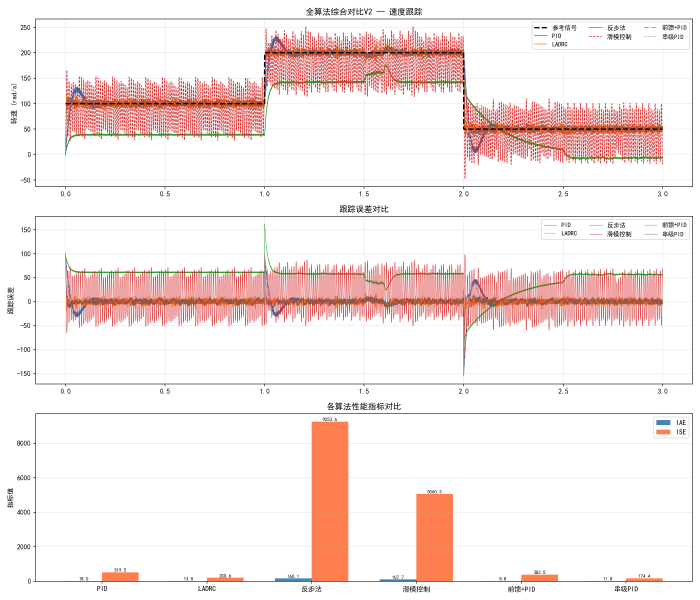
#> input picture 15_simulation/all_algorithms_comparison.png, 2100 x 1800 px (shown at 1/3 size)
$ python adaptive_threshold.py ../15_simulation/all_algorithms_comparison.png
#> lines starting #> are read from the running program, lines starting #| are printed output that depends on the picture; after the words box and inside, x2 and y2 are one past the last pixel; in counts of white or black regions, pixels touching at a corner belong together
#> further down, img is the input picture: shape (1800, 2100, 3); mean B, G, R 231.1, 233.1, 246.7
"""
自适应阈值模块 - 多种自适应二值化方法
=========================================
功能:
  - OpenCV 自适应阈值 (均值/高斯)
  - 大津法 (Otsu)
  - 局部大津法 (Sauvola)
  - Niblack 二值化
  - 自适应组合方法 (自动选择最佳)

适用场景:
  - 光照不均匀条件下的二值化
  - 文档/二维码识别前的预处理
  - 低对比度图像的分割

用法:
  at = AdaptiveThreshold()
  binary = at.auto_best(gray)
  binary = at.sauvola(gray, window_size=25, k=0.2)
"""

import cv2
import numpy as np


class AdaptiveThreshold:
    """自适应阈值处理器"""

    # ──────────────── OpenCV 自适应阈值 ────────────────
    @staticmethod
    def cv_adaptive_mean(gray: np.ndarray, block_size: int = 11, C: float = 2) -> np.ndarray:
        """OpenCV 自适应均值阈值"""
#> called with block_size = 11, C = 2
        return cv2.adaptiveThreshold(
            gray, 255, cv2.ADAPTIVE_THRESH_MEAN_C,
            cv2.THRESH_BINARY, block_size, C
        )
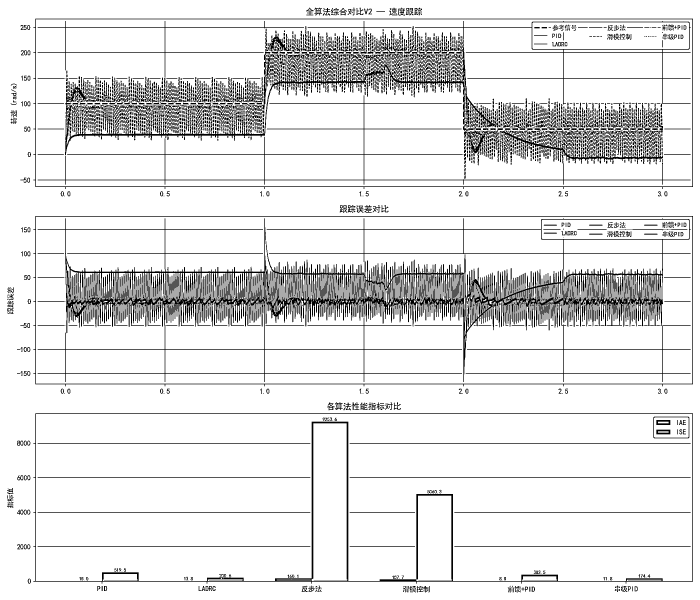
#> returned value: shape (1800, 2100) (shown at 1/3 size); 89.1% white; 3069 black regions (1173 under 20 px), largest, box (x1, y1, x2, y2) and area: (113, 655, 2072, 1146) 157917, (195, 63, 2072, 465) 35593, (100, 1240, 2079, 1751) 22616

    @staticmethod
    def cv_adaptive_gaussian(gray: np.ndarray, block_size: int = 11, C: float = 2) -> np.ndarray:
        """OpenCV 自适应高斯阈值"""
#> called with block_size = 11, C = 2
        return cv2.adaptiveThreshold(
            gray, 255, cv2.ADAPTIVE_THRESH_GAUSSIAN_C,
            cv2.THRESH_BINARY, block_size, C
        )
#> returned value: shape (1800, 2100); 89.3% white; black in thin lines or dots

    # ──────────────── Otsu ────────────────
    @staticmethod
    def otsu(gray: np.ndarray, blur_size: int = 5) -> np.ndarray:
        """
        大津法全局阈值, 自动选择最佳阈值。
        适合双峰分布的直方图。
        """
#> called with blur_size = 5
        if blur_size > 0:
            gray = cv2.GaussianBlur(gray, (blur_size, blur_size), 0)
        _, binary = cv2.threshold(gray, 0, 255, cv2.THRESH_BINARY + cv2.THRESH_OTSU)
#> binary: shape (1800, 2100); 84% white; 679 black regions (84 under 20 px), largest, box (x1, y1, x2, y2) and area: (195, 671, 1989, 1129) 203229, (195, 79, 1989, 495) 195680, (100, 1239, 2080, 1751) 110161
        return binary

    # [7 lines left out: function otsu_inv, not called in this run]

    # ──────────────── Niblack ────────────────
    @staticmethod
    def niblack(gray: np.ndarray, window_size: int = 15, k: float = -0.2) -> np.ndarray:
        """
        Niblack 二值化:
        T(x,y) = mean + k * std
        k 通常取 -0.2 ~ -0.1 (负值使阈值低于均值)
        """
#> called with window_size = 15, k = -0.2
        img = gray.astype(np.float64)
#> img: shape (1800, 2100) float64
        mean = cv2.blur(img, (window_size, window_size))
        sq_mean = cv2.blur(img ** 2, (window_size, window_size))
        std = np.sqrt(np.maximum(sq_mean - mean ** 2, 0))
        threshold = mean + k * std
        binary = np.where(img >= threshold, 255, 0).astype(np.uint8)
#> binary: shape (1800, 2100); 89.5% white; 3708 black regions (1632 under 20 px), largest, box (x1, y1, x2, y2) and area: (195, 657, 2070, 1144) 134412, (100, 1240, 2079, 1751) 34445, (195, 181, 1396, 465) 21502
        return binary

    # ──────────────── Sauvola ────────────────
    @staticmethod
    def sauvola(gray: np.ndarray, window_size: int = 25, k: float = 0.2, R: float = 128) -> np.ndarray:
        """
        Sauvola 二值化 (Niblack 改进版):
        T(x,y) = mean * (1 + k * (std / R - 1))
        R: 标准差的动态范围, 通常取128
        k: 通常取 0.1 ~ 0.5
        对光照不均匀场景效果好。
        """
#> called with window_size = 25, k = 0.2, R = 128
        img = gray.astype(np.float64)
        mean = cv2.blur(img, (window_size, window_size))
        sq_mean = cv2.blur(img ** 2, (window_size, window_size))
        std = np.sqrt(np.maximum(sq_mean - mean ** 2, 0))
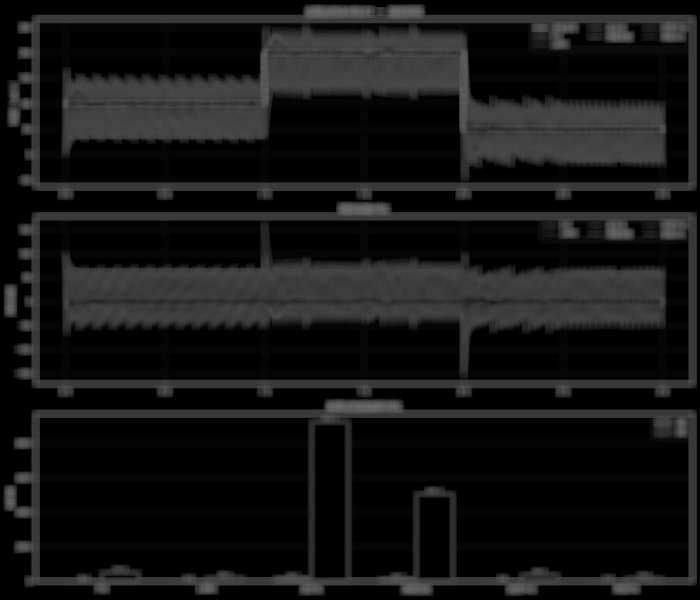
#> std: shape (1800, 2100) float64 (shown at 1/3 size); min 0, max 107.5, mean 21.5
        threshold = mean * (1.0 + k * (std / R - 1.0))
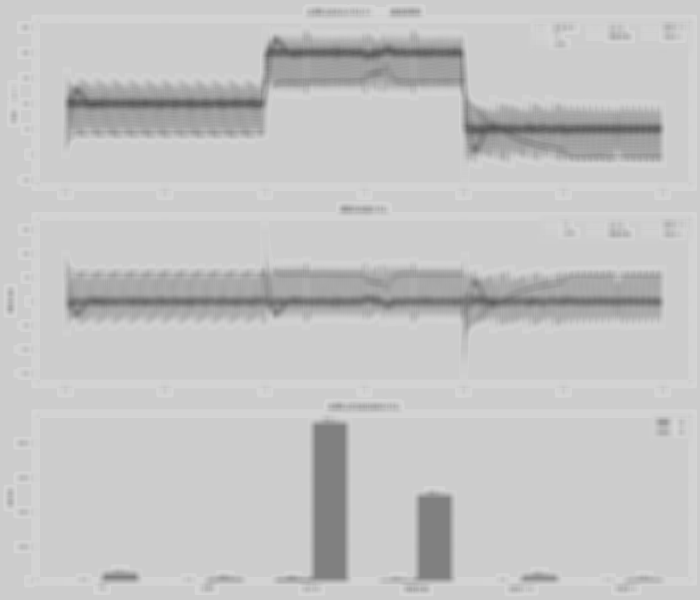
#> threshold: shape (1800, 2100) float64 (shown at 1/3 size); min 84.07, max 214.7, mean 196.5
        binary = np.where(img >= threshold, 255, 0).astype(np.uint8)
#> binary: shape (1800, 2100); 91.3% white; 3371 black regions (1641 under 20 px), largest, box (x1, y1, x2, y2) and area: (195, 671, 1989, 1129) 120770, (195, 109, 1494, 465) 25159, (100, 1240, 2079, 1751) 22770
        return binary

    # ──────────────── 局部Otsu ────────────────
    # [22 lines left out: function local_otsu, not called in this run]

    # ──────────────── 渐变阈值 ────────────────
    @staticmethod
    def gradient_threshold(gray: np.ndarray, direction: str = 'horizontal') -> np.ndarray:
        """
        渐变阈值: 适用于光照沿某方向渐变的场景。
        direction: 'horizontal' | 'vertical'
        """
#> called with direction = 'horizontal'
        h, w = gray.shape[:2]
#> h = 1800; w = 2100
        # 计算局部均值作为基准
        local_mean = cv2.blur(gray.astype(np.float64), (51, 51))
        diff = gray.astype(np.float64) - local_mean
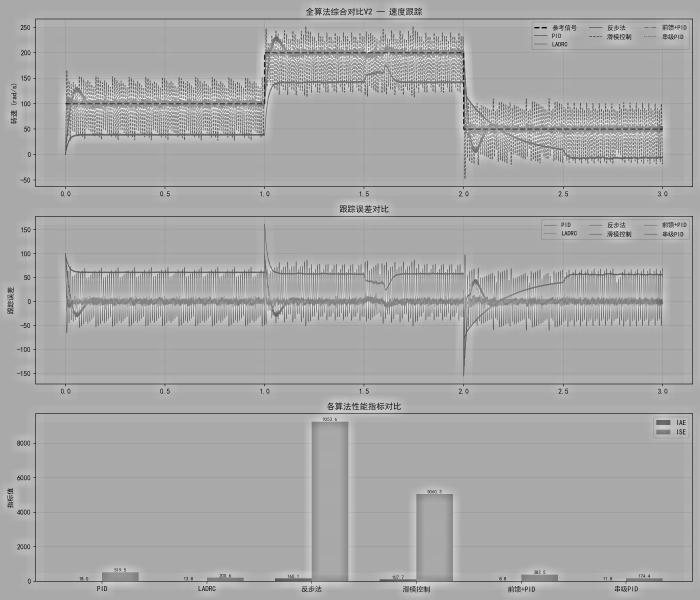
#> diff: shape (1800, 2100) float64 (shown at 1/3 size); min -247.3, max 125.8, mean 0; drawn with min black and max white
        binary = np.where(diff >= 0, 255, 0).astype(np.uint8)
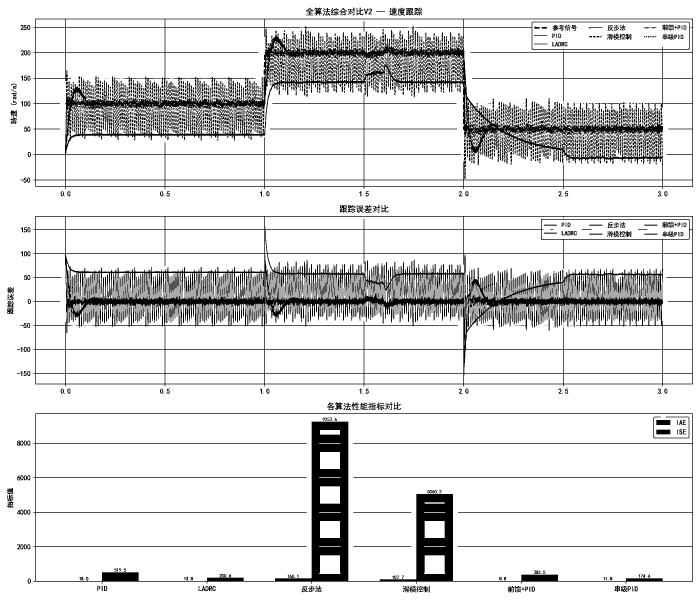
#> binary: shape (1800, 2100) (shown at 1/3 size); 87% white; 2629 black regions (1142 under 20 px), largest, box (x1, y1, x2, y2) and area: (100, 648, 2079, 1159) 179351, (100, 56, 2079, 567) 125980, (100, 1240, 2079, 1751) 92403
        return binary

    # ──────────────── 自动选择最佳 ────────────────
    @staticmethod
    def auto_best(gray: np.ndarray) -> np.ndarray:
        """
        自动选择最佳二值化方法。
        基于图像的直方图分布和局部方差来决策。
        """
        # 计算直方图双峰性
        hist = cv2.calcHist([gray], [0], None, [256], [0, 256]).flatten()
#> hist = 256 values, max 3138599 at index 255, min 44 at index 50, mean 14765.6
        hist_norm = hist / hist.sum()
#> hist_norm = 256 values, max 0.83 at index 255, min 1.16e-05 at index 50, mean 0.00391

        # 计算局部方差均值 (反映光照均匀性)
        mean_img = cv2.blur(gray.astype(np.float64), (31, 31))
        sq_mean = cv2.blur(gray.astype(np.float64) ** 2, (31, 31))
        local_var = np.sqrt(np.maximum(sq_mean - mean_img ** 2, 0))
        avg_local_var = local_var.mean()
#> avg_local_var = 22.9

        # 全局方差
        global_var = gray.astype(np.float64).std()
#> global_var = 47.48

        # 判断: 光照均匀 + 双峰分布 -> Otsu
        var_ratio = avg_local_var / max(global_var, 1)
#> var_ratio = 0.482
        if var_ratio < 0.8:
            # 光照较均匀 -> Otsu
            return AdaptiveThreshold.otsu(gray)
        else:
            # 光照不均匀 -> Sauvola
            return AdaptiveThreshold.sauvola(gray)

    # ──────────────── 所有方法对比 ────────────────
    @staticmethod
    def compare_all(gray: np.ndarray) -> dict:
        """返回所有方法的结果字典, 方便对比。"""
        at = AdaptiveThreshold()
        return {
            'AdaptiveMean': at.cv_adaptive_mean(gray),
            'AdaptiveGauss': at.cv_adaptive_gaussian(gray),
            'Otsu': at.otsu(gray),
            'Niblack': at.niblack(gray),
            'Sauvola': at.sauvola(gray),
            'Gradient': at.gradient_threshold(gray),
            'AutoBest': at.auto_best(gray),
        }


# ──────────────── Demo ────────────────
if __name__ == '__main__':
    import sys

    img_path = sys.argv[1] if len(sys.argv) > 1 else 'test.jpg'
    img = cv2.imread(img_path)
    if img is None:
        print(f"无法读取图像: {img_path}")
        sys.exit(1)

    gray = cv2.cvtColor(img, cv2.COLOR_BGR2GRAY)
    at = AdaptiveThreshold()
    results = at.compare_all(gray)
#> results = 7 items

    h, w = gray.shape[:2]
    thumb_w, thumb_h = 320, int(320 * h / w)

    panels = []
    for name, binary in results.items():
        thumb = cv2.resize(binary, (thumb_w, thumb_h))
        cv2.putText(thumb, name, (5, 25), cv2.FONT_HERSHEY_SIMPLEX, 0.6, (0, 255, 0), 2)
        panels.append(thumb)
#> this loop made 7 passes
#> name on passes 1 to 7: 'AdaptiveMean', 'AdaptiveGauss', 'Otsu', 'Niblack', 'Sauvola', 'Gradient', 'AutoBest'
#> pass 1, `thumb = cv2.resize(binary, (thumb_w, thumb_h))`:
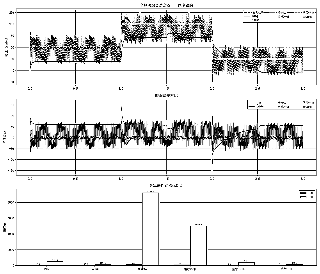
#> thumb: shape (274, 320); min 0, max 255, mean 226.1
#> after the loop, panels = 7 items

    # 拼接: 每行3个
    rows = []
    for i in range(0, len(panels), 3):
        row_panels = panels[i:i + 3]
        while len(row_panels) < 3:
            row_panels.append(np.zeros((thumb_h, thumb_w), dtype=np.uint8))
        rows.append(np.hstack(row_panels))
#> this loop made 3 passes
#> i on passes 2 to 3: 3, 6
#> after the loop, rows = 3 items
    grid = np.vstack(rows)
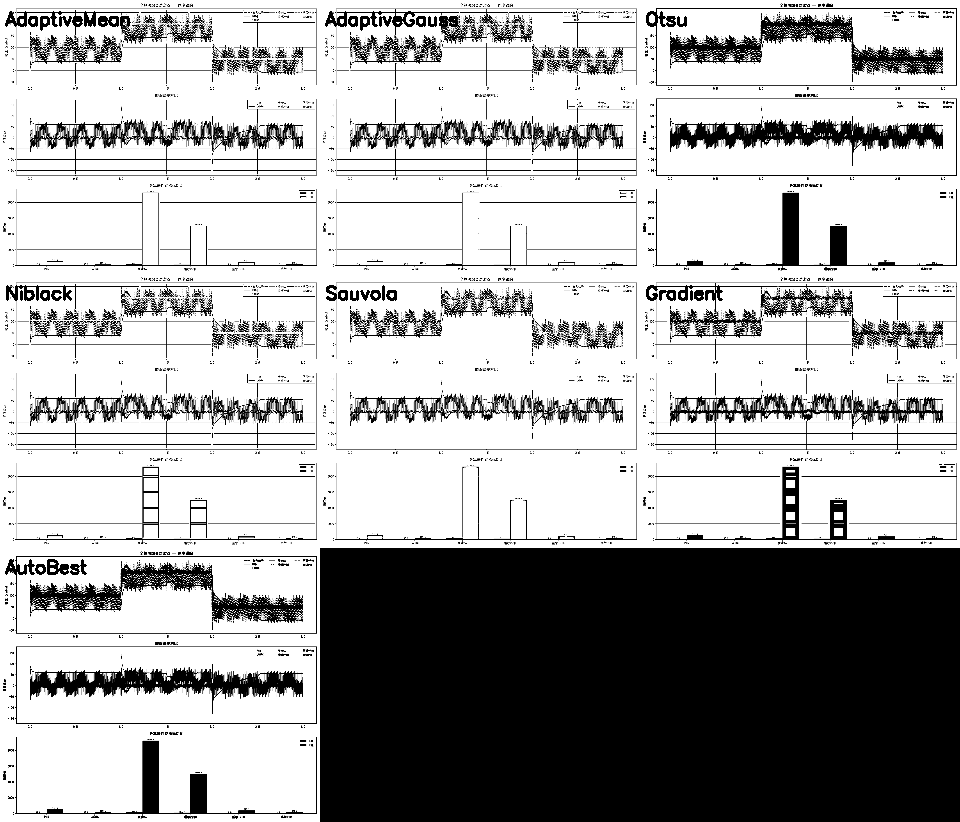
#> grid: shape (822, 960); min 0, max 255, mean 171.8
    cv2.imshow('Adaptive Threshold Compare', grid)
    cv2.waitKey(0)
    cv2.destroyAllWindows()

$ run again, on 15_simulation/battery_model_simulation.png
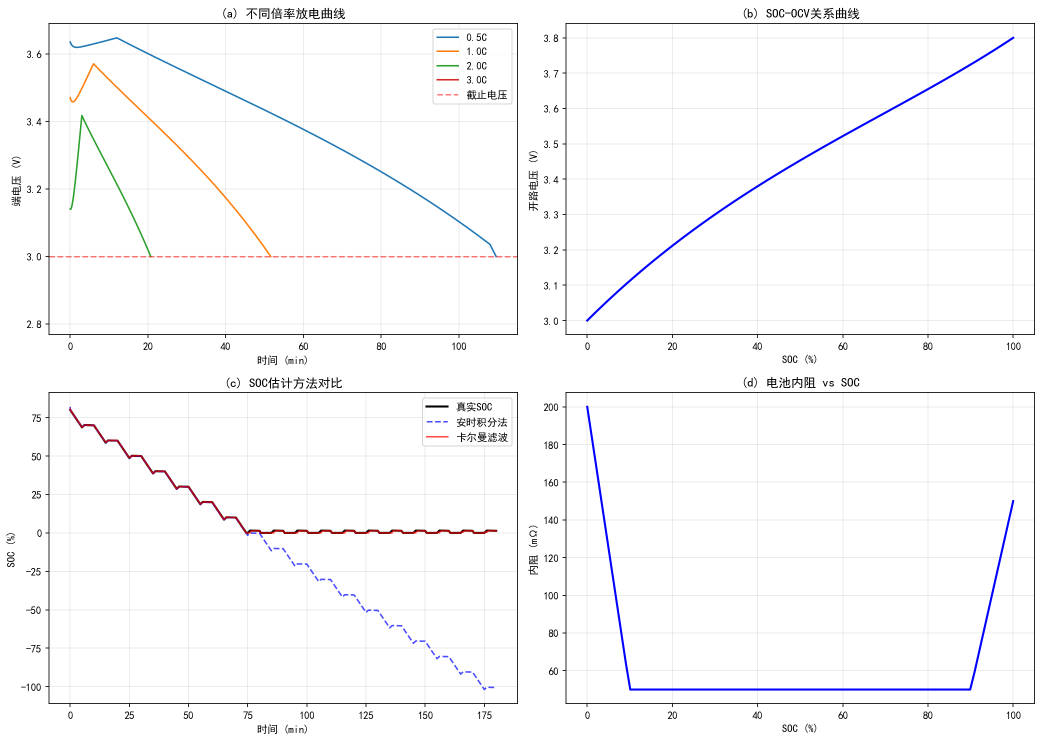
#> input picture 15_simulation/battery_model_simulation.png, 2083 x 1483 px (shown at 1/2 size)
#> img is the input picture: shape (1483, 2083, 3); mean B, G, R 250.4, 249.4, 249.7
#> in cv_adaptive_mean, `return cv2.adaptiveThreshold( gray, 255, cv2.ADAPTIVE_THRESH_MEAN_C, c..`:
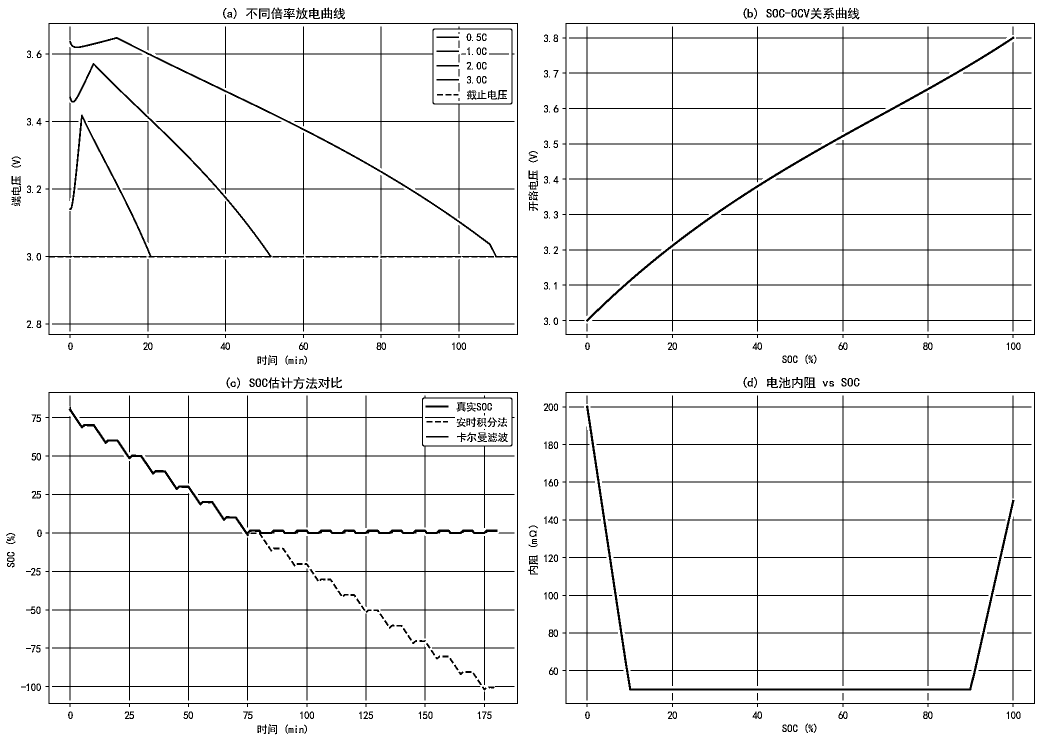
#> returned value: shape (1483, 2083) (shown at 1/2 size); 94.9% white; black in thin lines or dots
#> img: shape (1483, 2083) float64
#> in gradient_threshold, `h, w = gray.shape[:2]`: h = 1483; w = 2083
#> hist = 256 values, max 2909735 at index 255, min 58 at index 78, mean 12066.8
#> hist_norm = 256 values, max 0.942 at index 255, min 1.88e-05 at index 78, mean 0.00391
#> avg_local_var = 16.38
#> global_var = 30.8
#> var_ratio = 0.532
#> results = 7 items
#> the loop `for name, binary in results.items():` made 7 passes
#> name on passes 1 to 7: 'AdaptiveMean', 'AdaptiveGauss', 'Otsu', 'Niblack', 'Sauvola', 'Gradient', 'AutoBest'
#> the loop `for i in range(0, len(panels), 3):` made 3 passes
#> i on passes 2 to 3: 3, 6
#> after the loop `for i in range(0, len(panels), 3):`: rows = 3 items
#> `grid = np.vstack(rows)`:
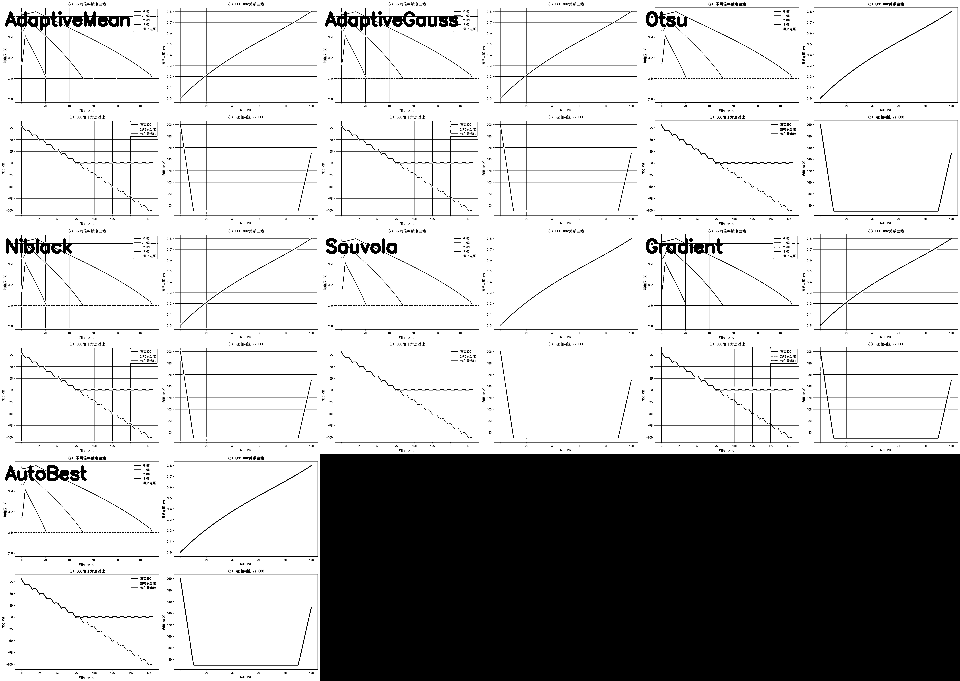
#> grid: shape (681, 960); min 0, max 255, mean 188.7
